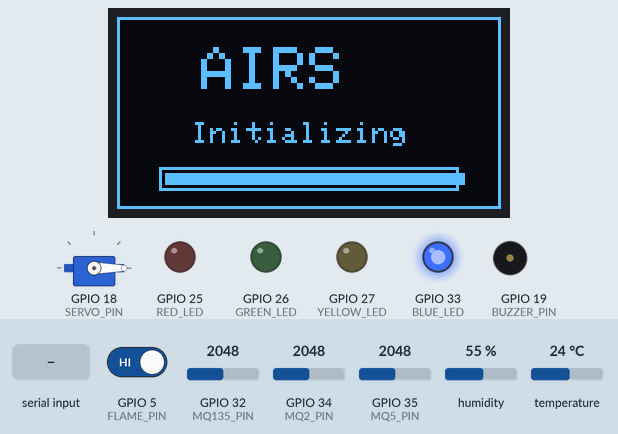
This sketch was run on a simulated ESP32. Shown: servo, 128×64 one-colour display, output pins drawn as LEDs (lit = HIGH), buzzer (waves = sounding, pin HIGH). The test bench sets the inputs (shaded band); at power-on: humidity 55 %, GPIO 32 (MQ135_PIN) = 2048, GPIO 34 (MQ2_PIN) = 2048, GPIO 5 (FLAME_PIN) HIGH, GPIO 35 (MQ5_PIN) = 2048, temperature 24 °C (analog values on the 0–4095 scale). What the sketch prints to the serial monitor is not drawn.

Above: at 1.7 s.
At 7.4 s:
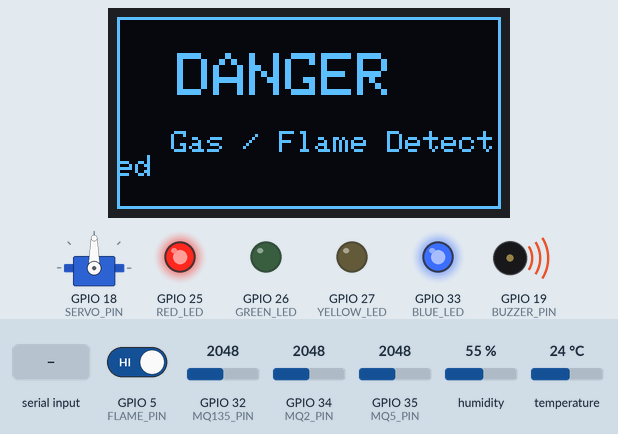
7.5 s: "mild\n" received over Serial
At 8.8 s:
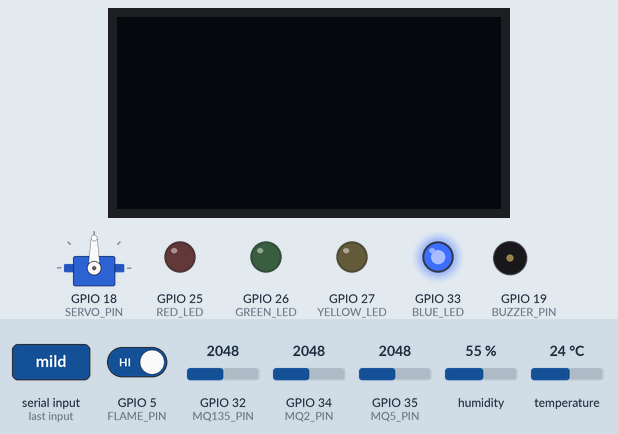
At 11.3 s:
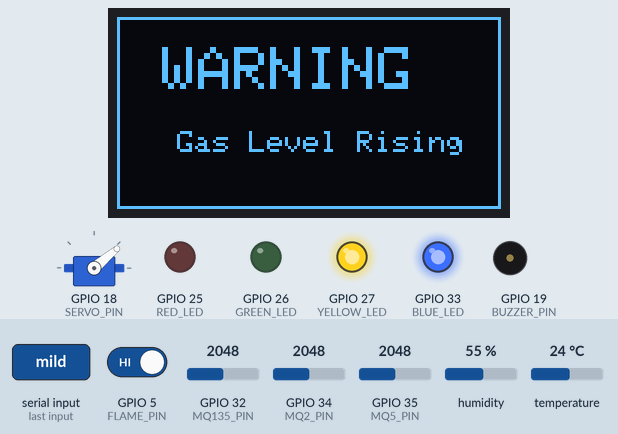
15.4 s: "safe\n" received over Serial
At 19.0 s:
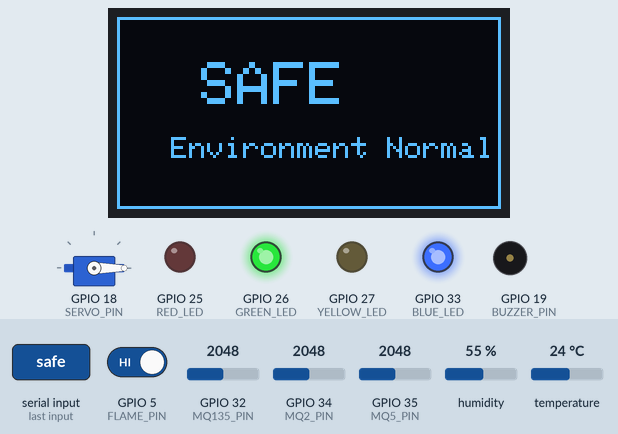
23.1 s: "danger\n" received over Serial
29.7 s: humidity set to 22 %
38.4 s: GPIO 32 (MQ135_PIN) set to 2866
42.0 s: GPIO 34 (MQ2_PIN) set to 2866
Timing chart, 0 to 51.7 s (numbered marks = the images above; inputs shaded):
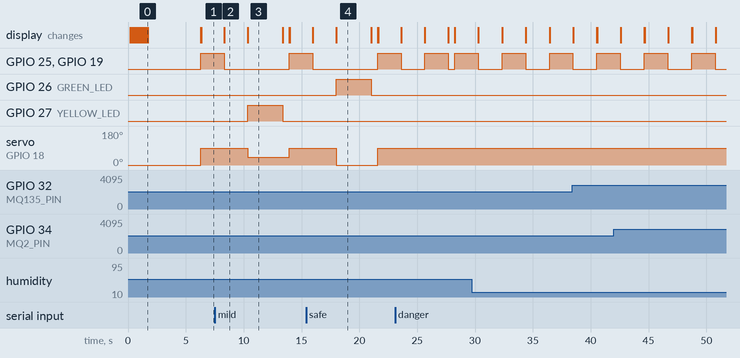

Measured:
- after the input at 7.5 s, GPIO 27 (YELLOW_LED): LOW → HIGH after 2.8 s, → LOW 3.0 s later; servo on GPIO 18 (SERVO_PIN): 90° → 40° after 2.8 s, → 90° 3.6 s later; the display: first differs from a run without the input after 2.9 s (image 3)
- after the input at 15.4 s, GPIO 26 (GREEN_LED): LOW → HIGH after 2.6 s, → LOW 3.0 s later; servo on GPIO 18 (SERVO_PIN): 90° → 0° after 2.6 s, → 90° 3.6 s later; the display: first differs from a run without the input after 2.6 s (image 4)
- by itself, GPIO 25 (RED_LED), GPIO 19 (BUZZER_PIN): alternates HIGH for 2.0 s and LOW for 2.1 s
- what the display in image 0 shows lasts 4.6 s, from 1.7 s to 6.3 s
- what the display in image 2 shows lasts 2.1 s, from 8.3 s to 10.4 s
- what the display in image 3 shows lasts 3.0 s, from 10.4 s to 13.4 s

The sketch:

airs_final_hardware.ino
```cpp
/*
  AIRS – Air Intelligent Response System
*/

#include <Wire.h>
#include <Adafruit_GFX.h>
#include <Adafruit_SSD1306.h>
#include <DHT.h>
#include <ESP32Servo.h>

/* DISPLAY */

#define SCREEN_WIDTH 128
#define SCREEN_HEIGHT 64
Adafruit_SSD1306 display(SCREEN_WIDTH, SCREEN_HEIGHT, &Wire, -1);

/* SENSOR PINS */

#define MQ135_PIN 32
#define MQ2_PIN 34
#define MQ5_PIN 35
#define DHTPIN 4
#define FLAME_PIN 5

#define DHTTYPE DHT11
DHT dht(DHTPIN, DHTTYPE);

/* ACTUATORS */

#define SERVO_PIN 18
#define BUZZER_PIN 19

/* LEDS */

#define RED_LED 25
#define GREEN_LED 26
#define YELLOW_LED 27
#define BLUE_LED 33

Servo ventServo;

/* VARIABLES */

int mq135Value = 0;
int mq2Value = 0;
int mq5Value = 0;

int mq5Baseline = 0;

float temperature = 0;
float humidity = 0;

bool flameDetected = false;
bool simulationActive = false;

/* GAS THRESHOLDS */

#define MQ_WARNING 400
#define MQ_DANGER 800

/* POWER ESTIMATION */

float deviceVoltage = 5.0;
float deviceCurrent = 0.18;
float devicePower = deviceVoltage * deviceCurrent;

/* FUNCTIONS */

void initializeDisplay();
void showBootAnimation();
void readSensors();
void displaySensorValues();

void triggerDangerMode();
void triggerWarningMode();
void triggerSafeMode();

void handleSerialCommands();
void resetToMonitoringMode();

/* SETUP */

void setup() {

  Serial.begin(115200);

  pinMode(FLAME_PIN, INPUT);
  pinMode(BUZZER_PIN, OUTPUT);

  pinMode(RED_LED, OUTPUT);
  pinMode(GREEN_LED, OUTPUT);
  pinMode(YELLOW_LED, OUTPUT);
  pinMode(BLUE_LED, OUTPUT);

  digitalWrite(BLUE_LED, HIGH);

  analogReadResolution(12);
  analogSetAttenuation(ADC_11db);

  ventServo.setPeriodHertz(50);
  ventServo.attach(SERVO_PIN, 500, 2400);
  ventServo.write(0);

  dht.begin();

  Wire.begin(21,22);

  initializeDisplay();
  showBootAnimation();

  int total = 0;

  for(int i=0;i<20;i++){
    total += analogRead(MQ5_PIN);
    delay(200);
  }

  mq5Baseline = total / 20;
}

/* LOOP */

void loop() {

  handleSerialCommands();

  if(!simulationActive){

    readSensors();
    displaySensorValues();

    int mq5Adjusted = mq5Value - mq5Baseline;

    if(flameDetected ||
       mq135Value > MQ_DANGER ||
       mq2Value > MQ_DANGER ||
       mq5Adjusted > 250){

        triggerDangerMode();
    }

    else if(mq135Value > MQ_WARNING ||
            mq2Value > MQ_WARNING ||
            mq5Adjusted > 120){

        triggerWarningMode();
    }

  }

  delay(1500);
}

/* DISPLAY INIT */

void initializeDisplay(){

  if(!display.begin(SSD1306_SWITCHCAPVCC,0x3C)){
    while(true);
  }

  display.clearDisplay();
  display.setTextColor(SSD1306_WHITE);
}

/* BOOT ANIMATION */

void showBootAnimation(){

  for(int i=0;i<=100;i+=4){

    display.clearDisplay();

    display.drawRect(0,0,128,64,WHITE);

    display.setTextSize(2);
    display.setCursor(28,10);
    display.println("AIRS");

    display.setTextSize(1);
    display.setCursor(25,35);
    display.println("Initializing");

    display.drawRect(14,50,100,8,WHITE);
    display.fillRect(16,52,i,4,WHITE);

    display.display();
    delay(40);
  }

  delay(500);
}

/* READ SENSORS */

void readSensors(){

  mq135Value = analogRead(MQ135_PIN);
  mq2Value = analogRead(MQ2_PIN);
  mq5Value = analogRead(MQ5_PIN);

  temperature = dht.readTemperature();
  humidity = dht.readHumidity();

  flameDetected = digitalRead(FLAME_PIN) == LOW;

  Serial.print("MQ135: ");
  Serial.print(mq135Value);

  Serial.print(" MQ2: ");
  Serial.print(mq2Value);

  Serial.print(" MQ5: ");
  Serial.print(mq5Value);

  Serial.print(" Temp: ");
  Serial.print(temperature);

  Serial.print("C Hum: ");
  Serial.print(humidity);

  Serial.print("% Flame: ");
  Serial.println(flameDetected ? "YES" : "NO");
}

/* OLED DASHBOARD */

void displaySensorValues(){

  display.clearDisplay();

  display.setTextSize(1);
  display.setCursor(40,0);
  display.print("AIRS SYSTEM");

  display.drawLine(0,10,128,10,WHITE);

  display.setCursor(0,14);
  display.print("MQ135");

  display.setCursor(45,14);
  display.print(mq135Value);

  display.drawRect(85,14,40,6,WHITE);
  display.fillRect(85,14,map(mq135Value,0,1000,0,40),6,WHITE);

  display.setCursor(0,24);
  display.print("MQ2");

  display.setCursor(45,24);
  display.print(mq2Value);

  display.drawRect(85,24,40,6,WHITE);
  display.fillRect(85,24,map(mq2Value,0,1000,0,40),6,WHITE);

  display.setCursor(0,34);
  display.print("MQ5");

  display.setCursor(45,34);
  display.print(mq5Value);

  display.drawRect(85,34,40,6,WHITE);
  display.fillRect(85,34,map(mq5Value,0,1000,0,40),6,WHITE);

  display.drawLine(0,44,128,44,WHITE);

  display.setCursor(0,48);
  display.print("T:");
  display.print(temperature,1);
  display.print("C");

  display.setCursor(50,48);
  display.print("H:");
  display.print(humidity,0);
  display.print("%");

  display.setCursor(0,56);
  display.print("I:");
  display.print(deviceCurrent,2);

  display.setCursor(65,56);
  display.print("P:");
  display.print(devicePower,2);

  display.display();
}

/* DANGER MODE */

void triggerDangerMode(){

  simulationActive = true;

  digitalWrite(RED_LED,HIGH);
  digitalWrite(GREEN_LED,LOW);
  digitalWrite(YELLOW_LED,LOW);

  digitalWrite(BUZZER_PIN,HIGH);

  ventServo.write(90);

  display.clearDisplay();

  display.drawRect(0,0,128,64,WHITE);

  display.setTextSize(2);
  display.setCursor(20,12);
  display.println("DANGER");

  display.setTextSize(1);
  display.setCursor(18,38);
  display.println("Gas / Flame Detected");

  display.display();

  delay(2000);

  digitalWrite(BUZZER_PIN,LOW);

  resetToMonitoringMode();
}

/* WARNING MODE */

void triggerWarningMode(){

  simulationActive = true;

  digitalWrite(YELLOW_LED,HIGH);
  digitalWrite(RED_LED,LOW);
  digitalWrite(GREEN_LED,LOW);

  ventServo.write(40);

  display.clearDisplay();

  display.drawRect(0,0,128,64,WHITE);

  display.setTextSize(2);
  display.setCursor(15,10);
  display.println("WARNING");

  display.setTextSize(1);
  display.setCursor(20,38);
  display.println("Gas Level Rising");

  display.display();

  delay(3000);

  resetToMonitoringMode();
}

/* SAFE MODE */

void triggerSafeMode(){

  simulationActive = true;

  digitalWrite(GREEN_LED,HIGH);
  digitalWrite(RED_LED,LOW);
  digitalWrite(YELLOW_LED,LOW);

  ventServo.write(0);

  display.clearDisplay();

  display.drawRect(0,0,128,64,WHITE);

  display.setTextSize(2);
  display.setCursor(28,15);
  display.println("SAFE");

  display.setTextSize(1);
  display.setCursor(18,40);
  display.println("Environment Normal");

  display.display();

  delay(3000);

  resetToMonitoringMode();
}

/* SERIAL COMMANDS */

void handleSerialCommands(){

  if(Serial.available()){

    String command = Serial.readStringUntil('\n');
    command.trim();

    if(command=="danger"){
      triggerDangerMode();
    }
    else if(command=="mild"){
      triggerWarningMode();
    }
    else if(command=="safe"){
      triggerSafeMode();
    }
  }
}

/* RESET */

void resetToMonitoringMode(){

  digitalWrite(RED_LED,LOW);
  digitalWrite(YELLOW_LED,LOW);
  digitalWrite(GREEN_LED,LOW);

  digitalWrite(BLUE_LED,HIGH);

  simulationActive=false;

  display.clearDisplay();
  display.display();

  delay(500);
}
```
